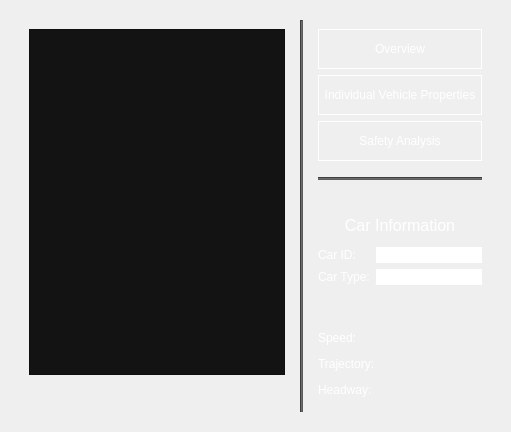
      <widget class="QWidget" name="visulTab">
       <attribute name="title">
        <string>Data Visualization</string>
       </attribute>
       <layout class="QGridLayout" name="gridLayout_24">
        <item row="0" column="0">
         <widget class="QStackedWidget" name="stackedWidget">
          <property name="enabled">
           <bool>true</bool>
          </property>
          <property name="currentIndex">
           <number>0</number>
          </property>
          <widget class="QWidget" name="overviewPage">
           <layout class="QGridLayout" name="gridLayout_19">
            <item row="0" column="0">
             <widget class="QWidget" name="widget_3" native="true">
              <property name="sizePolicy">
               <sizepolicy hsizetype="Expanding" vsizetype="Expanding">
                <horstretch>0</horstretch>
                <verstretch>0</verstretch>
               </sizepolicy>
              </property>
              <layout class="QGridLayout" name="gridLayout_21">
               <item row="1" column="0">
                <layout class="QHBoxLayout" name="horizontalLayout_6">
                 <item>
                  <spacer name="horizontalSpacer_28">
                   <property name="orientation">
                    <enum>Qt::Horizontal</enum>
                   </property>
                   <property name="sizeHint" stdset="0">
                    <size>
                     <width>40</width>
                     <height>20</height>
                    </size>
                   </property>
                  </spacer>
                 </item>
                 <item>
                  <widget class="QPushButton" name="pushButton_5">
                   <property name="text">
                    <string/>
                   </property>
                   <property name="icon">
                    <iconset>
                     <normaloff>../icons/PlayerPrevious.png</normaloff>../icons/PlayerPrevious.png</iconset>
                   </property>
                   <property name="flat">
                    <bool>true</bool>
                   </property>
                  </widget>
                 </item>
                 <item>
                  <spacer name="horizontalSpacer_29">
                   <property name="orientation">
                    <enum>Qt::Horizontal</enum>
                   </property>
                   <property name="sizeType">
                    <enum>QSizePolicy::Fixed</enum>
                   </property>
                   <property name="sizeHint" stdset="0">
                    <size>
                     <width>40</width>
                     <height>20</height>
                    </size>
                   </property>
                  </spacer>
                 </item>
                 <item>
                  <widget class="QPushButton" name="pushButton_4">
                   <property name="text">
                    <string/>
                   </property>
                   <property name="icon">
                    <iconset>
                     <normaloff>../icons/PlayerNext.png</normaloff>../icons/PlayerNext.png</iconset>
                   </property>
                   <property name="flat">
                    <bool>true</bool>
                   </property>
                  </widget>
                 </item>
                 <item>
                  <spacer name="horizontalSpacer_27">
                   <property name="orientation">
                    <enum>Qt::Horizontal</enum>
                   </property>
                   <property name="sizeHint" stdset="0">
                    <size>
                     <width>40</width>
                     <height>20</height>
                    </size>
                   </property>
                  </spacer>
                 </item>
                </layout>
               </item>
               <item row="0" column="0">
                <layout class="QGridLayout" name="gridLayout_23">
                 <item row="0" column="0">
                  <widget class="QGraphicsView" name="graphicsView_3">
                   <property name="styleSheet">
                    <string notr="true">background-color: #131313</string>
                   </property>
                  </widget>
                 </item>
                </layout>
               </item>
              </layout>
             </widget>
            </item>
            <item row="0" column="2">
             <widget class="QWidget" name="sideWidget" native="true">
              <layout class="QVBoxLayout" name="verticalLayout_2">
               <item>
                <layout class="QGridLayout" name="gridLayout_2">
                 <item row="18" column="0" colspan="2">
                  <widget class="QWidget" name="trajectWidget" native="true">
                   <property name="styleSheet">
                    <string notr="true">background-color: #131313</string>
                   </property>
                  </widget>
                 </item>
                 <item row="2" column="0" colspan="2">
                  <widget class="QPushButton" name="analysisbtn">
                   <property name="minimumSize">
                    <size>
                     <width>0</width>
                     <height>40</height>
                    </size>
                   </property>
                   <property name="autoFillBackground">
                    <bool>false</bool>
                   </property>
                   <property name="styleSheet">
                    <string notr="true">color:white; border :1px solid white</string>
                   </property>
                   <property name="text">
                    <string>Safety Analysis</string>
                   </property>
                  </widget>
                 </item>
                 <item row="12" column="1">
                  <widget class="QLineEdit" name="lineEdittest">
                   <property name="sizePolicy">
                    <sizepolicy hsizetype="Minimum" vsizetype="Fixed">
                     <horstretch>0</horstretch>
                     <verstretch>0</verstretch>
                    </sizepolicy>
                   </property>
                   <property name="styleSheet">
                    <string notr="true">color:white</string>
                   </property>
                   <property name="text">
                    <string>car</string>
                   </property>
                   <property name="frame">
                    <bool>false</bool>
                   </property>
                   <property name="readOnly">
                    <bool>true</bool>
                   </property>
                  </widget>
                 </item>
                 <item row="14" column="0" colspan="2">
                  <spacer name="verticalSpacer">
                   <property name="orientation">
                    <enum>Qt::Vertical</enum>
                   </property>
                   <property name="sizeType">
                    <enum>QSizePolicy::Fixed</enum>
                   </property>
                   <property name="sizeHint" stdset="0">
                    <size>
                     <width>20</width>
                     <height>40</height>
                    </size>
                   </property>
                  </spacer>
                 </item>
                 <item row="3" column="0">
                  <spacer name="verticalSpacer_12">
                   <property name="orientation">
                    <enum>Qt::Vertical</enum>
                   </property>
                   <property name="sizeType">
                    <enum>QSizePolicy::Fixed</enum>
                   </property>
                   <property name="sizeHint" stdset="0">
                    <size>
                     <width>20</width>
                     <height>10</height>
                    </size>
                   </property>
                  </spacer>
                 </item>
                 <item row="16" column="0" colspan="2">
                  <widget class="QWidget" name="speedWidget" native="true">
                   <property name="styleSheet">
                    <string notr="true">background-color: #131313</string>
                   </property>
                  </widget>
                 </item>
                 <item row="7" column="0" colspan="2">
                  <widget class="QLabel" name="carinfoLabel">
                   <property name="sizePolicy">
                    <sizepolicy hsizetype="Preferred" vsizetype="Fixed">
                     <horstretch>0</horstretch>
                     <verstretch>0</verstretch>
                    </sizepolicy>
                   </property>
                   <property name="layoutDirection">
                    <enum>Qt::LeftToRight</enum>
                   </property>
                   <property name="styleSheet">
                    <string notr="true">color:white</string>
                   </property>
                   <property name="text">
                    <string>&lt;html&gt;&lt;head/&gt;&lt;body&gt;&lt;p align=&quot;center&quot;&gt;&lt;span style=&quot; font-size:12pt;&quot;&gt;Car Information&lt;/span&gt;&lt;/p&gt;&lt;/body&gt;&lt;/html&gt;</string>
                   </property>
                   <property name="textFormat">
                    <enum>Qt::RichText</enum>
                   </property>
                  </widget>
                 </item>
                 <item row="11" column="0">
                  <widget class="QLabel" name="label">
                   <property name="styleSheet">
                    <string notr="true">color:white</string>
                   </property>
                   <property name="text">
                    <string>Car ID:</string>
                   </property>
                  </widget>
                 </item>
                 <item row="5" column="0" colspan="2">
                  <spacer name="verticalSpacertest">
                   <property name="orientation">
                    <enum>Qt::Vertical</enum>
                   </property>
                   <property name="sizeType">
                    <enum>QSizePolicy::Fixed</enum>
                   </property>
                   <property name="sizeHint" stdset="0">
                    <size>
                     <width>20</width>
                     <height>30</height>
                    </size>
                   </property>
                  </spacer>
                 </item>
                 <item row="17" column="0" colspan="2">
                  <widget class="QLabel" name="trajectLabel">
                   <property name="sizePolicy">
                    <sizepolicy hsizetype="Preferred" vsizetype="Fixed">
                     <horstretch>0</horstretch>
                     <verstretch>0</verstretch>
                    </sizepolicy>
                   </property>
                   <property name="styleSheet">
                    <string notr="true">color:white</string>
                   </property>
                   <property name="text">
                    <string>Trajectory:</string>
                   </property>
                  </widget>
                 </item>
                 <item row="20" column="0" colspan="2">
                  <widget class="QWidget" name="headwaywidget" native="true">
                   <property name="styleSheet">
                    <string notr="true">background-color: #131313</string>
                   </property>
                  </widget>
                 </item>
                 <item row="19" column="0" colspan="2">
                  <widget class="QLabel" name="headwayLabel">
                   <property name="sizePolicy">
                    <sizepolicy hsizetype="Preferred" vsizetype="Fixed">
                     <horstretch>0</horstretch>
                     <verstretch>0</verstretch>
                    </sizepolicy>
                   </property>
                   <property name="styleSheet">
                    <string notr="true">color:white</string>
                   </property>
                   <property name="text">
                    <string>Headway:</string>
                   </property>
                  </widget>
                 </item>
                 <item row="11" column="1">
                  <widget class="QLineEdit" name="carIDEdit">
                   <property name="sizePolicy">
                    <sizepolicy hsizetype="Minimum" vsizetype="Fixed">
                     <horstretch>0</horstretch>
                     <verstretch>0</verstretch>
                    </sizepolicy>
                   </property>
                   <property name="autoFillBackground">
                    <bool>false</bool>
                   </property>
                   <property name="styleSheet">
                    <string notr="true">color:white</string>
                   </property>
                   <property name="text">
                    <string>1111</string>
                   </property>
                   <property name="frame">
                    <bool>false</bool>
                   </property>
                   <property name="readOnly">
                    <bool>true</bool>
                   </property>
                  </widget>
                 </item>
                 <item row="15" column="0" colspan="2">
                  <widget class="QLabel" name="speedLabel">
                   <property name="sizePolicy">
                    <sizepolicy hsizetype="Preferred" vsizetype="Fixed">
                     <horstretch>0</horstretch>
                     <verstretch>0</verstretch>
                    </sizepolicy>
                   </property>
                   <property name="styleSheet">
                    <string notr="true">color:white</string>
                   </property>
                   <property name="text">
                    <string>Speed:</string>
                   </property>
                  </widget>
                 </item>
                 <item row="1" column="0" colspan="2">
                  <widget class="QPushButton" name="individualbtn">
                   <property name="minimumSize">
                    <size>
                     <width>0</width>
                     <height>40</height>
                    </size>
                   </property>
                   <property name="autoFillBackground">
                    <bool>false</bool>
                   </property>
                   <property name="styleSheet">
                    <string notr="true">color:white; border :1px solid white</string>
                   </property>
                   <property name="text">
                    <string>Individual Vehicle Properties</string>
                   </property>
                  </widget>
                 </item>
                 <item row="4" column="0" colspan="2">
                  <widget class="Line" name="line_test1">
                   <property name="sizePolicy">
                    <sizepolicy hsizetype="Expanding" vsizetype="Fixed">
                     <horstretch>0</horstretch>
                     <verstretch>0</verstretch>
                    </sizepolicy>
                   </property>
                   <property name="minimumSize">
                    <size>
                     <width>0</width>
                     <height>3</height>
                    </size>
                   </property>
                   <property name="styleSheet">
                    <string notr="true">background-color: #5D5D5D</string>
                   </property>
                   <property name="orientation">
                    <enum>Qt::Horizontal</enum>
                   </property>
                  </widget>
                 </item>
                 <item row="0" column="0" colspan="2">
                  <widget class="QPushButton" name="overviewbtn">
                   <property name="sizePolicy">
                    <sizepolicy hsizetype="Preferred" vsizetype="Fixed">
                     <horstretch>0</horstretch>
                     <verstretch>0</verstretch>
                    </sizepolicy>
                   </property>
                   <property name="minimumSize">
                    <size>
                     <width>0</width>
                     <height>40</height>
                    </size>
                   </property>
                   <property name="autoFillBackground">
                    <bool>false</bool>
                   </property>
                   <property name="styleSheet">
                    <string notr="true">color:white; border :1px solid white</string>
                   </property>
                   <property name="text">
                    <string>Overview</string>
                   </property>
                  </widget>
                 </item>
                 <item row="12" column="0">
                  <widget class="QLabel" name="label_3test">
                   <property name="styleSheet">
                    <string notr="true">color:white</string>
                   </property>
                   <property name="text">
                    <string>Car Type:</string>
                   </property>
                  </widget>
                 </item>
                 <item row="8" column="0">
                  <spacer name="verticalSpacer_13">
                   <property name="orientation">
                    <enum>Qt::Vertical</enum>
                   </property>
                   <property name="sizeType">
                    <enum>QSizePolicy::Fixed</enum>
                   </property>
                   <property name="sizeHint" stdset="0">
                    <size>
                     <width>20</width>
                     <height>6</height>
                    </size>
                   </property>
                  </spacer>
                 </item>
                </layout>
               </item>
              </layout>
             </widget>
            </item>
            <item row="0" column="1">
             <widget class="Line" name="line_7">
              <property name="styleSheet">
               <string notr="true">background-color: #5D5D5D</string>
              </property>
              <property name="orientation">
               <enum>Qt::Vertical</enum>
              </property>
             </widget>
            </item>
           </layout>
          </widget>
          <widget class="QWidget" name="individualPage">
           <property name="enabled">
            <bool>true</bool>
           </property>
           <layout class="QGridLayout" name="gridLayout_20">
            <item row="0" column="0">
             <layout class="QVBoxLayout" name="verticalLayout">
              <item>
               <widget class="QPushButton" name="pushButton">
                <property name="styleSheet">
                 <string notr="true">background-color: gray</string>
                </property>
                <property name="text">
                 <string>PushButton</string>
                </property>
               </widget>
              </item>
              <item>
               <widget class="QWidget" name="widget" native="true"/>
              </item>
             </layout>
            </item>
           </layout>
          </widget>
          <widget class="QWidget" name="analysisPage">
           <property name="enabled">
            <bool>true</bool>
           </property>
          </widget>
         </widget>
        </item>
       </layout>
      </widget>
